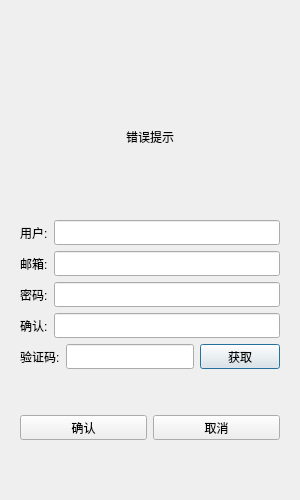
<?xml version="1.0" encoding="UTF-8"?>
<ui version="4.0">
 <class>RegisterDialog</class>
 <widget class="QDialog" name="RegisterDialog">
  <property name="geometry">
   <rect>
    <x>0</x>
    <y>0</y>
    <width>300</width>
    <height>500</height>
   </rect>
  </property>
  <property name="minimumSize">
   <size>
    <width>300</width>
    <height>500</height>
   </size>
  </property>
  <property name="maximumSize">
   <size>
    <width>300</width>
    <height>500</height>
   </size>
  </property>
  <property name="windowTitle">
   <string>Dialog</string>
  </property>
  <layout class="QVBoxLayout" name="verticalLayout_2">
   <item>
    <layout class="QVBoxLayout" name="verticalLayout">
     <item>
      <widget class="QStackedWidget" name="stackedWidget">
       <widget class="QWidget" name="page_5">
        <layout class="QVBoxLayout" name="verticalLayout_3">
         <item>
          <spacer name="verticalSpacer">
           <property name="orientation">
            <enum>Qt::Orientation::Vertical</enum>
           </property>
           <property name="sizeType">
            <enum>QSizePolicy::Policy::Fixed</enum>
           </property>
           <property name="sizeHint" stdset="0">
            <size>
             <width>20</width>
             <height>40</height>
            </size>
           </property>
          </spacer>
         </item>
         <item>
          <widget class="QWidget" name="widget" native="true">
           <layout class="QVBoxLayout" name="verticalLayout_4">
            <item>
             <widget class="QLabel" name="err_tip">
              <property name="text">
               <string>错误提示</string>
              </property>
              <property name="alignment">
               <set>Qt::AlignmentFlag::AlignCenter</set>
              </property>
             </widget>
            </item>
           </layout>
          </widget>
         </item>
         <item>
          <layout class="QHBoxLayout" name="horizontalLayout_8">
           <item>
            <widget class="QLabel" name="user_label">
             <property name="minimumSize">
              <size>
               <width>0</width>
               <height>24</height>
              </size>
             </property>
             <property name="maximumSize">
              <size>
               <width>16777215</width>
               <height>25</height>
              </size>
             </property>
             <property name="text">
              <string>用户:</string>
             </property>
            </widget>
           </item>
           <item>
            <widget class="QLineEdit" name="user_edit">
             <property name="minimumSize">
              <size>
               <width>0</width>
               <height>25</height>
              </size>
             </property>
             <property name="maximumSize">
              <size>
               <width>16777215</width>
               <height>25</height>
              </size>
             </property>
            </widget>
           </item>
          </layout>
         </item>
         <item>
          <layout class="QHBoxLayout" name="horizontalLayout_9">
           <item>
            <widget class="QLabel" name="email_label">
             <property name="minimumSize">
              <size>
               <width>0</width>
               <height>25</height>
              </size>
             </property>
             <property name="maximumSize">
              <size>
               <width>16777215</width>
               <height>25</height>
              </size>
             </property>
             <property name="text">
              <string>邮箱:</string>
             </property>
            </widget>
           </item>
           <item>
            <widget class="QLineEdit" name="email_edit">
             <property name="minimumSize">
              <size>
               <width>0</width>
               <height>25</height>
              </size>
             </property>
             <property name="maximumSize">
              <size>
               <width>16777215</width>
               <height>25</height>
              </size>
             </property>
            </widget>
           </item>
          </layout>
         </item>
         <item>
          <layout class="QHBoxLayout" name="horizontalLayout_10">
           <item>
            <widget class="QLabel" name="pass_label">
             <property name="minimumSize">
              <size>
               <width>0</width>
               <height>25</height>
              </size>
             </property>
             <property name="maximumSize">
              <size>
               <width>16777215</width>
               <height>25</height>
              </size>
             </property>
             <property name="text">
              <string>密码:</string>
             </property>
            </widget>
           </item>
           <item>
            <widget class="QLineEdit" name="pass_edit">
             <property name="minimumSize">
              <size>
               <width>0</width>
               <height>25</height>
              </size>
             </property>
             <property name="maximumSize">
              <size>
               <width>16777215</width>
               <height>25</height>
              </size>
             </property>
            </widget>
           </item>
          </layout>
         </item>
         <item>
          <layout class="QHBoxLayout" name="horizontalLayout_11">
           <item>
            <widget class="QLabel" name="comfirm_label">
             <property name="minimumSize">
              <size>
               <width>0</width>
               <height>25</height>
              </size>
             </property>
             <property name="maximumSize">
              <size>
               <width>16777215</width>
               <height>25</height>
              </size>
             </property>
             <property name="text">
              <string>确认:</string>
             </property>
            </widget>
           </item>
           <item>
            <widget class="QLineEdit" name="comfirm_edit">
             <property name="minimumSize">
              <size>
               <width>0</width>
               <height>25</height>
              </size>
             </property>
             <property name="maximumSize">
              <size>
               <width>16777215</width>
               <height>25</height>
              </size>
             </property>
            </widget>
           </item>
          </layout>
         </item>
         <item>
          <layout class="QHBoxLayout" name="horizontalLayout_12">
           <item>
            <widget class="QLabel" name="varify_label">
             <property name="minimumSize">
              <size>
               <width>0</width>
               <height>25</height>
              </size>
             </property>
             <property name="maximumSize">
              <size>
               <width>16777215</width>
               <height>25</height>
              </size>
             </property>
             <property name="text">
              <string>验证码:</string>
             </property>
            </widget>
           </item>
           <item>
            <widget class="QLineEdit" name="varify_edit">
             <property name="minimumSize">
              <size>
               <width>0</width>
               <height>25</height>
              </size>
             </property>
             <property name="maximumSize">
              <size>
               <width>16777215</width>
               <height>25</height>
              </size>
             </property>
            </widget>
           </item>
           <item>
            <widget class="QPushButton" name="get_code">
             <property name="minimumSize">
              <size>
               <width>0</width>
               <height>25</height>
              </size>
             </property>
             <property name="maximumSize">
              <size>
               <width>16777215</width>
               <height>25</height>
              </size>
             </property>
             <property name="text">
              <string>获取</string>
             </property>
            </widget>
           </item>
          </layout>
         </item>
         <item>
          <spacer name="verticalSpacer_2">
           <property name="orientation">
            <enum>Qt::Orientation::Vertical</enum>
           </property>
           <property name="sizeType">
            <enum>QSizePolicy::Policy::Fixed</enum>
           </property>
           <property name="sizeHint" stdset="0">
            <size>
             <width>20</width>
             <height>40</height>
            </size>
           </property>
          </spacer>
         </item>
         <item>
          <layout class="QHBoxLayout" name="horizontalLayout_13">
           <item>
            <widget class="QPushButton" name="comfirm_btn">
             <property name="minimumSize">
              <size>
               <width>0</width>
               <height>25</height>
              </size>
             </property>
             <property name="maximumSize">
              <size>
               <width>16777215</width>
               <height>25</height>
              </size>
             </property>
             <property name="text">
              <string>确认</string>
             </property>
            </widget>
           </item>
           <item>
            <widget class="QPushButton" name="concel_btn">
             <property name="minimumSize">
              <size>
               <width>0</width>
               <height>25</height>
              </size>
             </property>
             <property name="maximumSize">
              <size>
               <width>16777215</width>
               <height>25</height>
              </size>
             </property>
             <property name="text">
              <string>取消</string>
             </property>
            </widget>
           </item>
          </layout>
         </item>
         <item>
          <spacer name="verticalSpacer_3">
           <property name="orientation">
            <enum>Qt::Orientation::Vertical</enum>
           </property>
           <property name="sizeType">
            <enum>QSizePolicy::Policy::Fixed</enum>
           </property>
           <property name="sizeHint" stdset="0">
            <size>
             <width>20</width>
             <height>40</height>
            </size>
           </property>
          </spacer>
         </item>
        </layout>
       </widget>
       <widget class="QWidget" name="page_6"/>
      </widget>
     </item>
    </layout>
   </item>
  </layout>
 </widget>
 <resources/>
 <connections/>
</ui>
